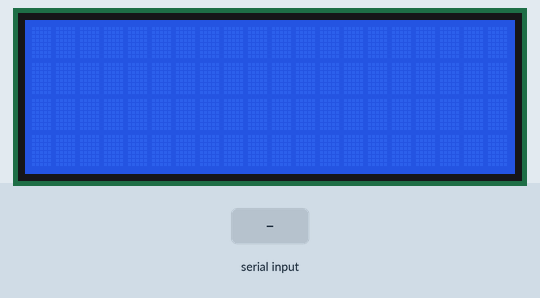
This sketch was run on a simulated Arduino Uno, built with avr-gcc and run on an emulated ATmega328P. Shown: 20×4 character LCD. The inputs (shaded band) are chosen by the test bench.

Above: at 1.2 s.
1.3 s: "1" received over Serial
2.9 s: "0" received over Serial
At 3.4 s:
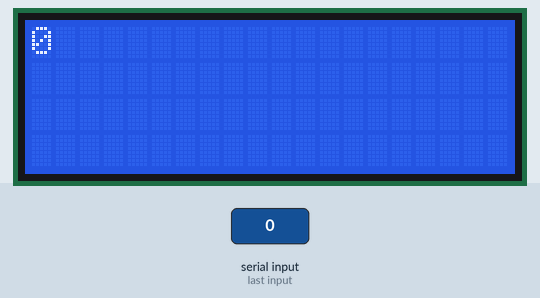
4.5 s: "2" received over Serial
Timing chart, 0 to 7.5 s (numbered marks = the images above; inputs shaded):
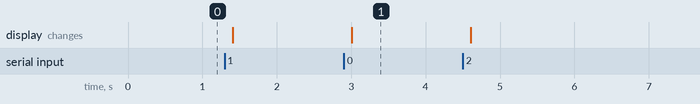

The sketch:

SerialDisplay2.ino
```cpp
/*
 * Displays text sent over the serial port (e.g. from the Serial Monitor) on
 * an attached LCD.
 * YWROBOT
 *Compatible with the Arduino IDE 1.0
 *Library version:1.1
 */
#include <Wire.h>
#include <LiquidCrystal_I2C.h>

LiquidCrystal_I2C lcd(0x27,20,4);  // set the LCD address to 0x27 for a 16 chars and 2 line display

void setup()
{
  lcd.init();                      // initialize the lcd
  lcd.backlight();
  Serial.begin(9600);
}

void loop() {
  if (Serial.available()) {
    delay(100);  // Wait a bit for the full message to arrive

    char message[20];  // Buffer to hold the message
    int index = 0;

    // Clear the screen
    lcd.clear();

    // Read the entire message into the buffer
    while (Serial.available() > 0 && index < sizeof(message) - 1) {
      message[index++] = Serial.read();
    }
    message[index] = '\0';  // Null-terminate the string

    // Display the full message on the LCD
    lcd.print(message);
  }
}
```

Measured:
- after the input at 2.9 s, the display: changes after 0.11 s (image 1)
